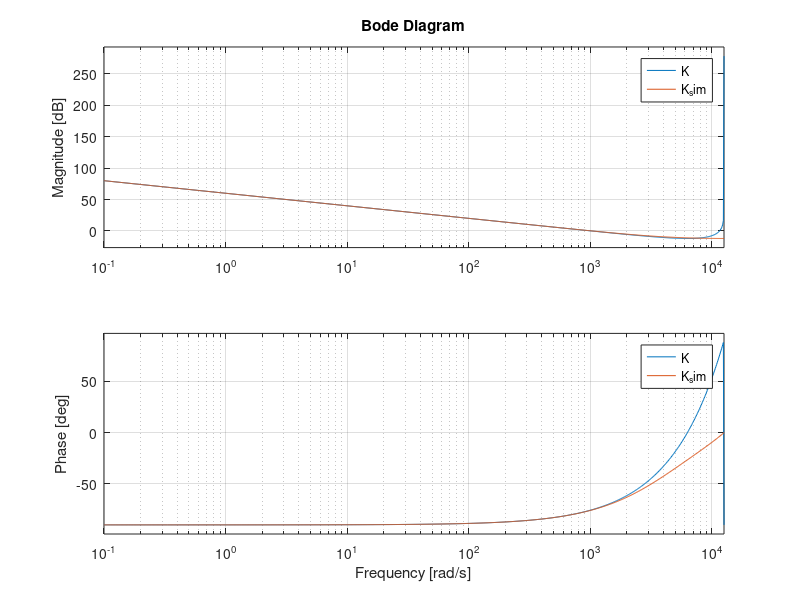

Reproduce this figure in MATLAB. (Note: this script raises an error after producing the figure.)
% dist_matrix_path = '../data/single_mode_dist_nonoise_1_4000.mat';
% dist = load(dist_matrix_path).data';

%%
s=tf('s');
Ts=1/4000;
z = tf('z',Ts);


w_DM = 1200*2*pi;

s_dm = 0.01;
DM_c = w_DM.^2/(s^2+2*s_dm*w_DM*s+w_DM.^2);

Ts_K = 1/2000;
z_K = tf('z',Ts_K);
g = 0.5;
K = g/(1-z_K^-1);
K_sim = d2d(K,Ts,'tustin');

figure()
bode(K,K_sim);
legend();

delay = z_K^-1;

w_DM_d = 2/Ts*tan(w_DM*Ts/2);
DM_c_d = w_DM_d.^2/(s^2+2*s_dm*w_DM_d*s+w_DM_d.^2);
opt = c2dOptions('Method','tustin','PrewarpFrequency',w_DM);
DM_d_tustin = c2d(DM_c,Ts,opt);

DM_d_zoh = c2d(DM_c,Ts);
% figure()
% bode(DM_c,DM_d_tustin,DM_d_zoh);
% legend();
%%
t = 0:Ts:size(dist,1)*Ts-Ts;
% sys = feedback(1,K_sim*)